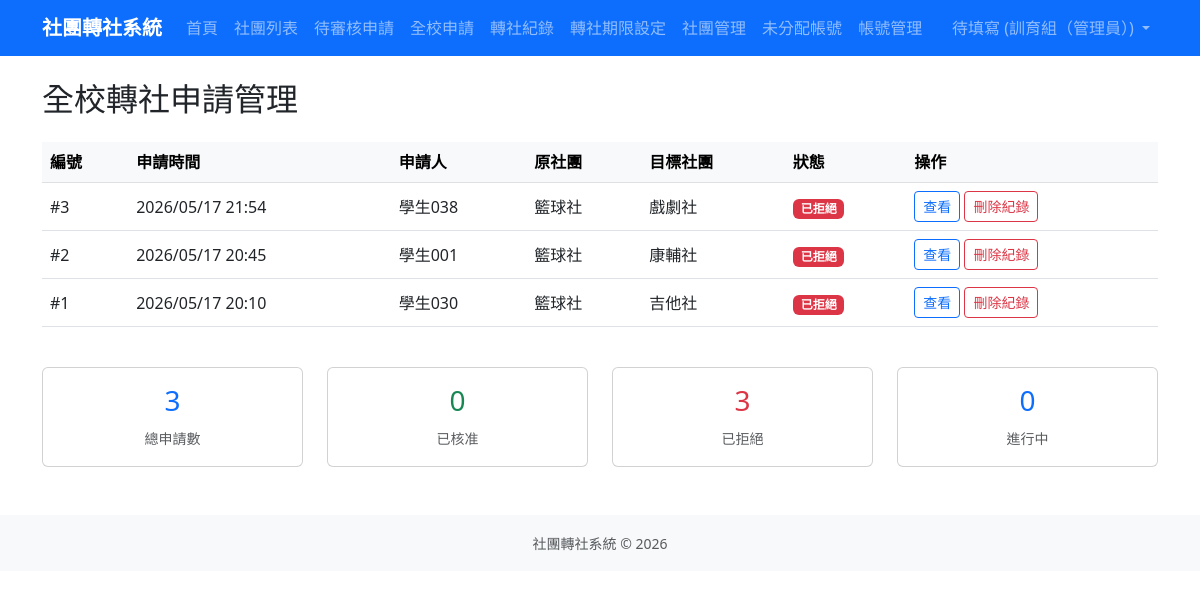
Screenshot of /transfers/all-requests/ (signed in) with the database file from the repository.
### accounts/models.py (models this page shows, shortened)
class User(django.contrib.auth.models.AbstractUser):
    ROLE_CHOICES = [
        ('student', '學生'),
        ('president', '社長'),
        ('teacher', '指導老師'),
        ('admin', '訓育組（管理員）'),
    ]
    role = models.CharField(
        max_length=20,
        choices=ROLE_CHOICES,
        default='student',
        verbose_name='身分組'
    )
    student_id = models.CharField(
        max_length=20,
        blank=True,
        verbose_name='學號'
    )
    class_name = models.CharField(
        max_length=20,
        blank=True,
        verbose_name='班級'
    )
    seat_number = models.PositiveSmallIntegerField(
        null=True,
        blank=True,
        verbose_name='座號'
    )
    club = models.ForeignKey(
        'clubs.Club',
        on_delete=models.SET_NULL,
        null=True,
        blank=True,
        verbose_name='所屬社團',
        related_name='members'
    )
    class Meta:
        verbose_name = '使用者'
        verbose_name_plural = '使用者'

### transfers/models.py (models this page shows, shortened)
class TransferRequest(models.Model):
    STATUS_CHOICES = [
        ('draft', '草稿'),
        ('orig_president_pending', '原社長審核中'),
        ('orig_teacher_pending', '原指導老師審核中'),
        ('new_president_pending', '新社長審核中'),
        ('new_teacher_pending', '新指導老師審核中'),
        ('admin_pending', '訓育組審核中'),
        ('approved', '已核准'),
        ('rejected', '已拒絕'),
        ('returned', '退回重選'),
    ]
    student = models.ForeignKey(
        settings.AUTH_USER_MODEL,
        on_delete=models.CASCADE,
        related_name='transfer_requests',
        verbose_name='申請學生'
    )
    original_club = models.ForeignKey(
        'clubs.Club',
        on_delete=models.CASCADE,
        related_name='transfer_out_requests',
        verbose_name='原社團'
    )
    target_club = models.ForeignKey(
        'clubs.Club',
        on_delete=models.CASCADE,
        related_name='transfer_in_requests',
        verbose_name='目標社團'
    )
    status = models.CharField(
        max_length=30,
        choices=STATUS_CHOICES,
        default='orig_president_pending',
        verbose_name='狀態'
    )
    reason = models.TextField(blank=True, verbose_name='轉社原因')
    created_at = models.DateTimeField(auto_now_add=True, verbose_name='申請時間')
    updated_at = models.DateTimeField(auto_now=True, verbose_name='更新時間')
    completed_at = models.DateTimeField(null=True, blank=True, verbose_name='完成時間')
    class Meta:
        verbose_name = '轉社申請單'
        verbose_name_plural = '轉社申請單'
        ordering = ['-created_at']

### clubs/models.py (models this page shows, shortened)
class Club(models.Model):
    CATEGORY_CHOICES = [
        ('academic', '學術類'),
        ('arts', '藝文類'),
        ('performance', '藝能類'),
        ('recreation', '康輔類'),
        ('sports', '體育類'),
    ]
    code = models.CharField(max_length=10, unique=True, null=True, blank=True, verbose_name='社團代號')
    name = models.CharField(max_length=100, verbose_name='社團名稱')
    teacher = models.CharField(max_length=50, default='', verbose_name='指導老師')
    president = models.CharField(max_length=50, default='', verbose_name='社長')
    location = models.CharField(max_length=100, blank=True, verbose_name='社課場地')
    category = models.CharField(max_length=20, choices=CATEGORY_CHOICES, blank=True, verbose_name='類別')
    description = models.TextField(blank=True, verbose_name='社團描述')
    max_members = models.PositiveIntegerField(default=30, verbose_name='人數上限')
    current_members = models.PositiveIntegerField(default=0, verbose_name='現有人數')
    is_active = models.BooleanField(default=True, verbose_name='啟用中')
    created_at = models.DateTimeField(auto_now_add=True, verbose_name='建立時間')
    updated_at = models.DateTimeField(auto_now=True, verbose_name='更新時間')
    class Meta:
        verbose_name = '社團'
        verbose_name_plural = '社團'
        ordering = ['name']

### transfers/views.py (the view)
# urls.py: path('all-requests/', views.AllRequestsView.as_view(), name='all_requests'),
class AllRequestsView(LoginRequiredMixin, AdminRequiredMixin, ListView):
    model = TransferRequest
    template_name = 'transfers/all_requests.html'
    context_object_name = 'requests'
    def get_queryset(self):
        return TransferRequest.objects.all().select_related(
            'student', 'original_club', 'target_club'
        )
    def get_context_data(self, **kwargs):
        context = super().get_context_data(**kwargs)
        all_requests = TransferRequest.objects.all()
        context['total_count'] = all_requests.count()
        context['approved_count'] = all_requests.filter(status='approved').count()
        context['rejected_count'] = all_requests.filter(status='rejected').count()
        context['in_progress_count'] = all_requests.exclude(
            status__in=['approved', 'rejected']
        ).count()
        return context

### accounts/permissions.py (called while the page is built)
def is_training_admin(user):
    return bool(
        user
        and user.is_authenticated
        and (user.is_superuser or getattr(user, 'role', None) == 'admin')
    )

def can_review_transfer_requests(user):
    return (
        is_training_admin(user)
        or is_actual_club_president(user)
        or is_assigned_club_teacher(user)
    )

### accounts/templatetags/account_extras.py (called while the page is built)
@register.filter
def display_role(user):
    if getattr(user, 'role', None) == 'president' and not user_is_club_president(user, user.club):
        return '學生'
    return user.get_role_display()

@register.filter
def can_review_transfers(user):
    return can_review_transfer_requests(user)

### transfers/context_processors.py (called while the page is built)
def transfer_window(request):
    context = get_transfer_window_state()
    user = getattr(request, 'user', None)
    context['admin_pending_review_count'] = 0
    if user and user.is_authenticated and (
        user.is_superuser or getattr(user, 'role', None) == 'admin'
    ):
        context['admin_pending_review_count'] = TransferRequest.objects.filter(
            status__in=[
                'orig_president_pending',
                'orig_teacher_pending',
                'new_president_pending',
                'new_teacher_pending',
                'admin_pending',
            ],
        ).count()
    return context

### transfers/models.py (called while the page is built)
    @classmethod
    def get_current(cls):
        return cls.objects.order_by('-updated_at', '-pk').first()

    def is_open(self, today=None):
        if self.is_paused:
            return False
        today = today or timezone.localdate()
        return self.start_date <= today <= self.end_date

    def get_status(self, today=None):
        if self.is_paused:
            return 'paused'
        today = today or timezone.localdate()
        if today < self.start_date:
            return 'not_started'
        if today > self.end_date:
            return 'ended'
        return 'open'

### transfers/services.py (called while the page is built)
def get_transfer_window_state():
    transfer_window = TransferWindow.get_current()
    is_open = transfer_window.is_open() if transfer_window else False
    status = transfer_window.get_status() if transfer_window else 'not_configured'
    return {
        'transfer_window': transfer_window,
        'transfer_window_is_open': is_open,
        'transfer_window_status': status,
        'transfer_window_is_paused': status == 'paused',
    }

### transfers/views.py (called while the page is built)
    def test_func(self):
        return is_training_admin(self.request.user)

### templates/transfers/all_requests.html (shortened to what this page needs)
{% extends 'base.html' %}
{% block content %}
<h2 class="mb-4">全校轉社申請管理</h2>
{% if requests %}
<div class="table-responsive">
    <table class="table table-hover align-middle">
        <thead class="table-light">
            <tr>
                <th>編號</th>
                <th>申請時間</th>
                <th>申請人</th>
                <th>原社團</th>
                <th>目標社團</th>
                <th>狀態</th>
                <th>操作</th>
            </tr>
        </thead>
        <tbody>
            {% for req in requests %}
            <tr>
                <td>#{{ req.id }}</td>
                <td>{{ req.created_at|date:"Y/m/d H:i" }}</td>
                <td>{{ req.student.get_full_name|default:req.student.username }}</td>
                <td>{{ req.original_club.name }}</td>
                <td>{{ req.target_club.name }}</td>
                <td>
                    {% if req.status == 'approved' %}
                        <span class="badge bg-success">{{ req.get_status_display }}</span>
                    {% elif req.status == 'rejected' %}
                        <span class="badge bg-danger">{{ req.get_status_display }}</span>
                    {% elif req.status == 'returned' %}
                        <span class="badge bg-warning text-dark">{{ req.get_status_display }}</span>
                    {% elif req.status == 'admin_pending' %}
                        <span class="badge bg-info">{{ req.get_status_display }}</span>
                    {% else %}
                        <span class="badge bg-primary">{{ req.get_status_display }}</span>
                    {% endif %}
                </td>
                <td>
                    <a href="{% url 'request_detail' req.pk %}" class="btn btn-sm btn-outline-primary">查看</a>
                    <a href="{% url 'delete_request_record' req.pk %}" class="btn btn-sm btn-outline-danger">刪除紀錄</a>
                </td>
            </tr>
            {% endfor %}
        </tbody>
    </table>
</div>
<div class="row mt-4">
    <div class="col-md-3">
        <div class="card text-center">
            <div class="card-body">
                <h3 class="text-primary">{{ total_count }}</h3>
                <small class="text-muted">總申請數</small>
            </div>
        </div>
    </div>
    <div class="col-md-3">
        <div class="card text-center">
            <div class="card-body">
                <h3 class="text-success">{{ approved_count }}</h3>
                <small class="text-muted">已核准</small>
            </div>
        </div>
    </div>
    <div class="col-md-3">
        <div class="card text-center">
            <div class="card-body">
                <h3 class="text-danger">{{ rejected_count }}</h3>
                <small class="text-muted">已拒絕</small>
            </div>
        </div>
    </div>
    <div class="col-md-3">
        <div class="card text-center">
            <div class="card-body">
                <h3 class="text-primary">{{ in_progress_count }}</h3>
                <small class="text-muted">進行中</small>
            </div>
        </div>
    </div>
</div>
{% else %}
<div class="alert alert-info">目前沒有任何轉社申請紀錄。</div>
{% endif %}
{% endblock %}

### templates/base.html (shortened to what this page needs)
<!DOCTYPE html>
{% load account_extras %}
<html lang="zh-TW">
<head>
    <link href="https://cdn.jsdelivr.net/npm/bootstrap@5.3.0/dist/css/bootstrap.min.css" rel="stylesheet">
</head>
<body>
    <nav class="navbar navbar-expand-lg navbar-dark bg-primary">
        <div class="container">
            <a class="navbar-brand" href="{% url 'home' %}">社團轉社系統</a>
            <div class="collapse navbar-collapse" id="navbarNav">
                <ul class="navbar-nav me-auto">
                    <li class="nav-item">
                        <a class="nav-link" href="{% url 'home' %}">首頁</a>
                    </li>
                    <li class="nav-item">
                        <a class="nav-link" href="{% url 'club_list' %}">社團列表</a>
                    </li>
                    {% if user.is_authenticated %}
                        {% if user|can_review_transfers %}
                            <li class="nav-item">
                                <a class="nav-link position-relative" href="{% url 'pending_approvals' %}">
                                    待審核申請
                                </a>
                            </li>
                        {% endif %}
                        {% if user.is_superuser or user.role == 'admin' %}
                            <li class="nav-item">
                                <a class="nav-link" href="{% url 'all_requests' %}">全校申請</a>
                            </li>
                        {% endif %}
                        {% if user.is_superuser or user.role == 'admin' %}
                            <li class="nav-item">
                                <a class="nav-link" href="{% url 'transfer_record_archive_list' %}">轉社紀錄</a>
                            </li>
                            <li class="nav-item">
                                <a class="nav-link" href="{% url 'transfer_window_settings' %}">轉社期限設定</a>
                            </li>
                            <li class="nav-item">
                                <a class="nav-link" href="{% url 'club_admin_list' %}">社團管理</a>
                            </li>
                            <li class="nav-item">
                                <a class="nav-link" href="{% url 'unassigned_account_list' %}">未分配帳號</a>
                            </li>
                            <li class="nav-item">
                                <a class="nav-link" href="{% url 'account_admin_list' %}">帳號管理</a>
                            </li>
                        {% endif %}
                    {% endif %}
                </ul>
                <ul class="navbar-nav">
                    {% if user.is_authenticated %}
                        <li class="nav-item dropdown">
                            <a class="nav-link dropdown-toggle" href="#" role="button" data-bs-toggle="dropdown">
                                {{ user.get_full_name|default:user.username }} ({{ user|display_role }})
                            </a>
                        </li>
                    {% else %}
                        <li class="nav-item">
                            <a class="nav-link" href="{% url 'login' %}">登入</a>
                        </li>
                    {% endif %}
                </ul>
            </div>
        </div>
    </nav>
    <main class="container my-4">
        {% block content %}{% endblock %}
    </main>
    <footer class="bg-light py-3 mt-5">
        <div class="container text-center text-muted">
            <small>社團轉社系統 &copy; 2026</small>
        </div>
    </footer>
</body>
</html>

### templates/base.html (style rules this page uses)
.navbar-brand { font-weight: bold; }

### rows the page displays
User: get_full_name "待填寫", role "訓育組（管理員）"
TransferRequest: id "3", created_at "2026/05/17 21:54", student.get_full_name "學生038", original_club.name "籃球社", target_club.name "戲劇社", status "已拒絕"
TransferRequest: id "2", created_at "2026/05/17 20:45", student.get_full_name "學生001", original_club.name "籃球社", target_club.name "康輔社", status "已拒絕"
TransferRequest: id "1", created_at "2026/05/17 20:10", student.get_full_name "學生030", original_club.name "籃球社", target_club.name "吉他社", status "已拒絕"

### other values shown
{{ total_count }} "3"
{{ approved_count }} "0"
{{ rejected_count }} "3"
{{ in_progress_count }} "0"
